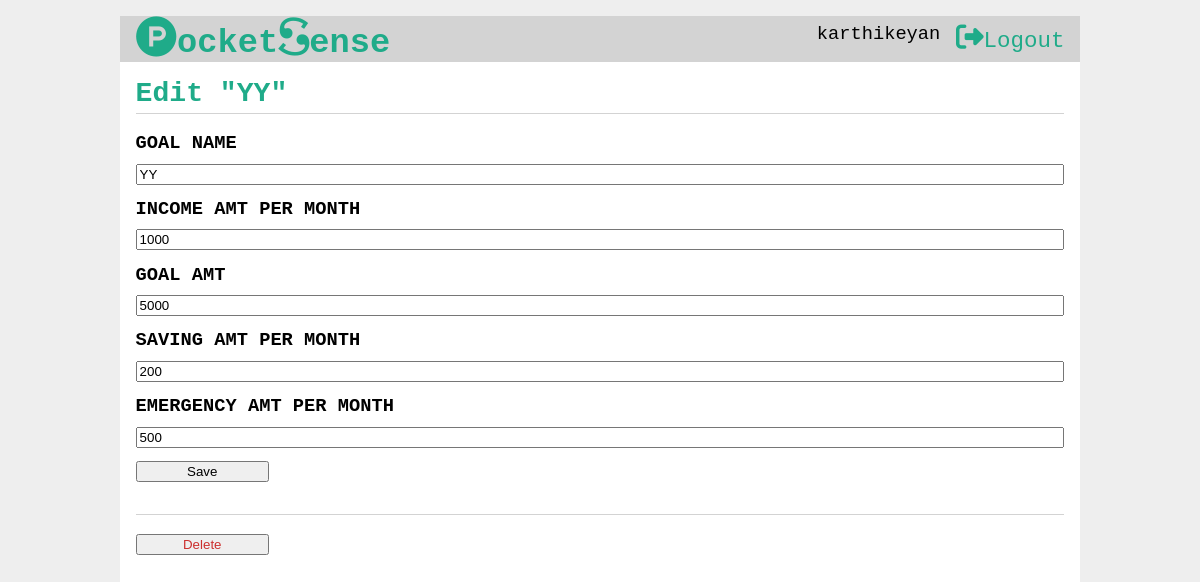
Page /goal/2/update (signed in) on the earlier database version.
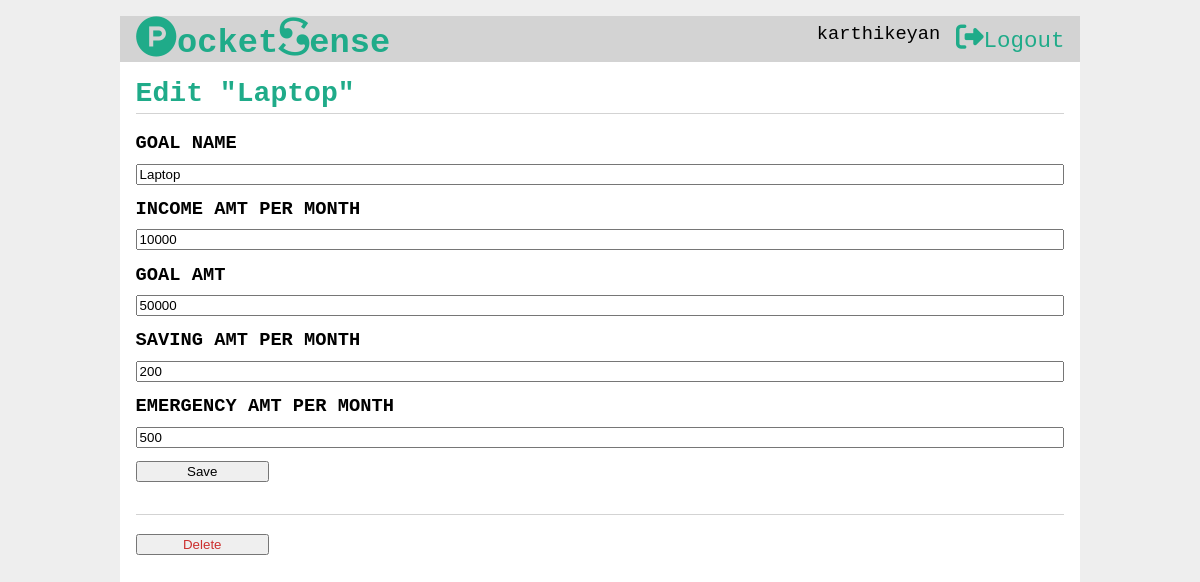
Same page on the later database version.
### tables this page shows
CREATE TABLE goal(
	goal_id INTEGER PRIMARY KEY AUTOINCREMENT,
	author_id INTEGER ,
	task_author INTEGER,

	goal_name TEXT UNIQUE ,
	income_amt INTEGER ,
	goal_amt INTEGER ,
	goal_saving INTEGER,

	fix_saving_amt INTEGER,
	saving_amt INTEGER ,
	emergency_amt INTEGER ,
	
	bonus INTEGER ,
    time_left INTEGER ,
	personal_amt INTEGER ,
	counter INTEGER,

	created TIMESTAMP DEFAULT CURRENT_TIMESTAMP,


	task_name  TEXT,

	task_amt INTEGER,
	task_count INTEGER,
	
	FOREIGN KEY (author_id) REFERENCES child (child_id),
	
	FOREIGN KEY (task_author) REFERENCES parent (parent_id)

);

### fin/goal.py (the view, shortened to what this page needs)
@bp.route('/<int:goal_id>/update', methods=('GET', 'POST'))
@child_login_required
def update(goal_id):
    goals = get_goal(goal_id)
    return render_template('goal/update.html', goals=goals)

### fin/auth.py (called while the page is built)
@bp.before_app_request
def load_logged_in_parent():
    parent_id = session.get('parent_id')
    if parent_id is None:
        g.parent = None
    else:
        g.parent = get_db().execute(
            'SELECT * FROM parent WHERE parent_id = ?', (parent_id,)
        ).fetchone()

@bp.before_app_request
def load_logged_in_child():
    child_id = session.get('child_id')
    if child_id is None:
        g.child = None
    else:
        g.child = get_db().execute(
            'SELECT * FROM child WHERE child_id = ?', (child_id,)
        ).fetchone()

def child_login_required(view):
    @functools.wraps(view)
    def wrapped_view(**kwargs):
        if g.child is None:
            return redirect(url_for('auth.child_login'))
        return view(**kwargs)
    return wrapped_view

### fin/db.py (called while the page is built)
def get_db():
	if 'db' not in g:
		g.db = sqlite3.connect( current_app.config['DATABASE'] , detect_types=sqlite3.PARSE_DECLTYPES)
		g.db.row_factory = sqlite3.Row
	return g.db

### fin/templates/goal/update.html
{% extends 'child_base.html' %}
{% block header %}
  <h1>{% block title %}Edit "{{ goals['goal_name'] }}"{% endblock %}</h1>
{% endblock %}
{% block content %}
  <form method="post">
    <label for="goal_name">GOAL NAME </label>
    <input name="goal_name" id="goal_name" value="{{ request.form['goal_name'] or goals['goal_name'] }}" required>
    <label for="income_amt">INCOME AMT PER MONTH</label>
    <input name="income_amt" id="income_amt" value = "{{ request.form['income_amt'] or goals['income_amt'] }}" required>
    <label for="goal_amt">GOAL AMT</label>
    <input name="goal_amt" id="goal_amt" value =  "{{ request.form['goal_amt'] or goals['goal_amt'] }}" required>
    <label for="saving_amt">SAVING AMT PER MONTH</label>
    <input name="saving_amt" id="saving_amt" value = "{{ request.form['saving_amt'] or goals['saving_amt'] }}" required>
    <label for="emergency_amt">EMERGENCY AMT PER MONTH</label>
    <input name="emergency_amt" id="emergency_amt" value = "{{ request.form['emergency_amt'] or goals['emergency_amt'] }}" required>
    <input type="submit" value="Save">
    </form>
    <hr>
    <form action="{{ url_for('goal.delete', goal_id=goals['goal_id']) }}" method="post">
        <input class="danger" type="submit" value="Delete" onclick="return confirm('Are you sure?');">
    </form>
  {% endblock %}

Differences in the rows shown:
changed goal: goal_name "YY" → "Laptop"; income_amt "1000" → "10000"; goal_amt "5000" → "50000"
